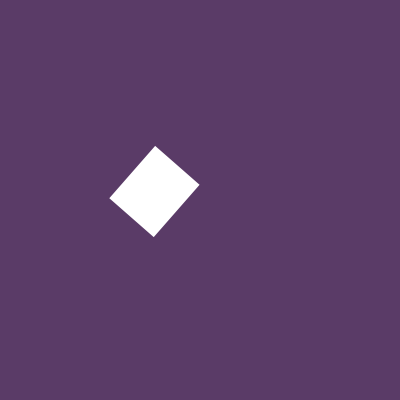
Frame 1 (no input)
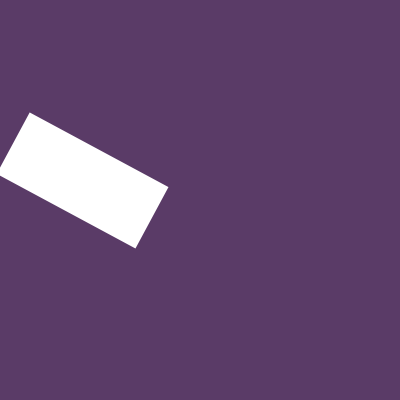
Frame 60 (the mouse pressed at the canvas centre just before this capture)
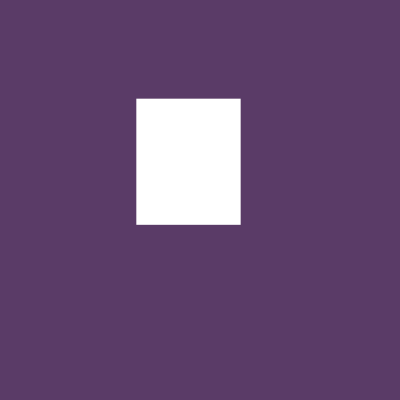
Frame 120 (the mouse held since frame 60 and released just before this capture)

The Processing sketch that drew these frames (run headless with seeded random() and noise(); from frame 60 on, the mouse is pressed at the canvas centre):

// Processing sketch: retangulo_dancante
// ── retangulo_dancante.pde
float num = 10;

void setup() {
  size(400, 400);
  fill(255);
  noStroke();
  smooth();
  rectMode(CENTER);
}

void draw() {
  background(#5A3B67);
  
  translate(width * noise(num + 40), height * noise(num + 100));
  rotate(10 * noise(num + 40));
  rect(0, 0, 200 * noise(num), 200 * noise(num + 20));
  num += 0.05;
}
